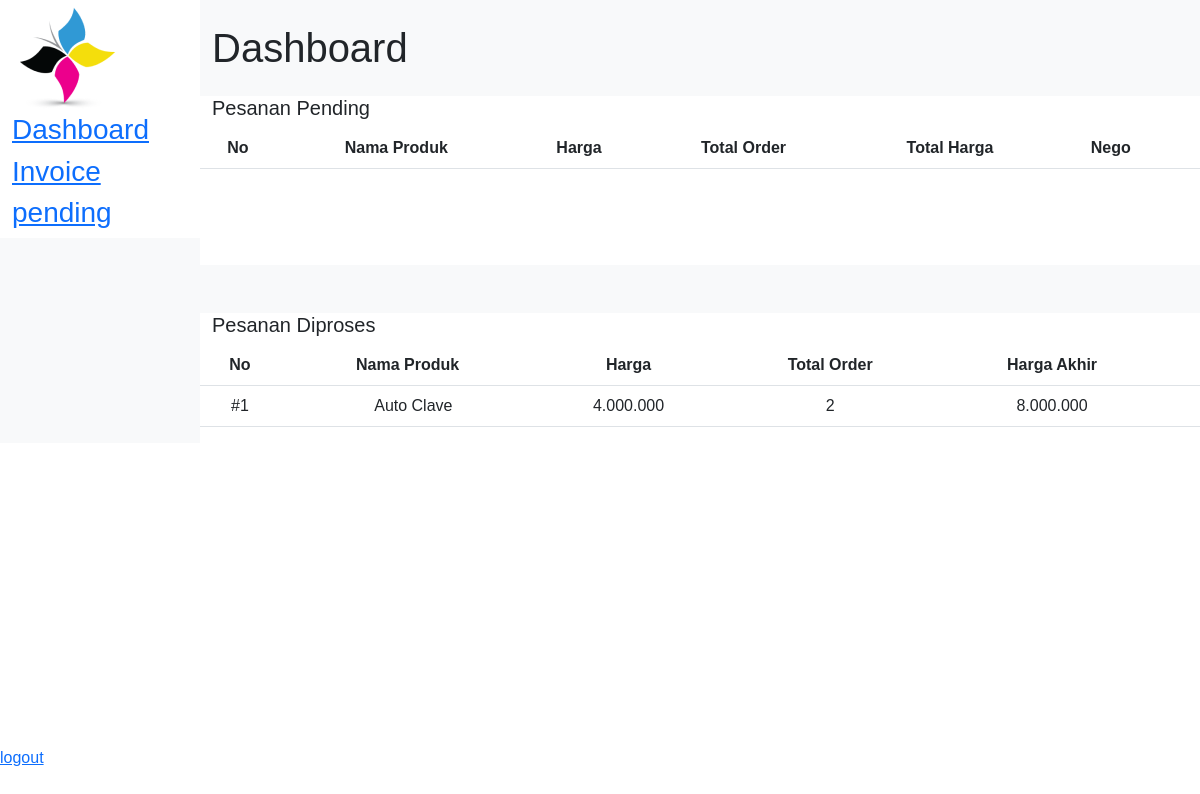
Page /index_admin.php (signed in) on the earlier database version.
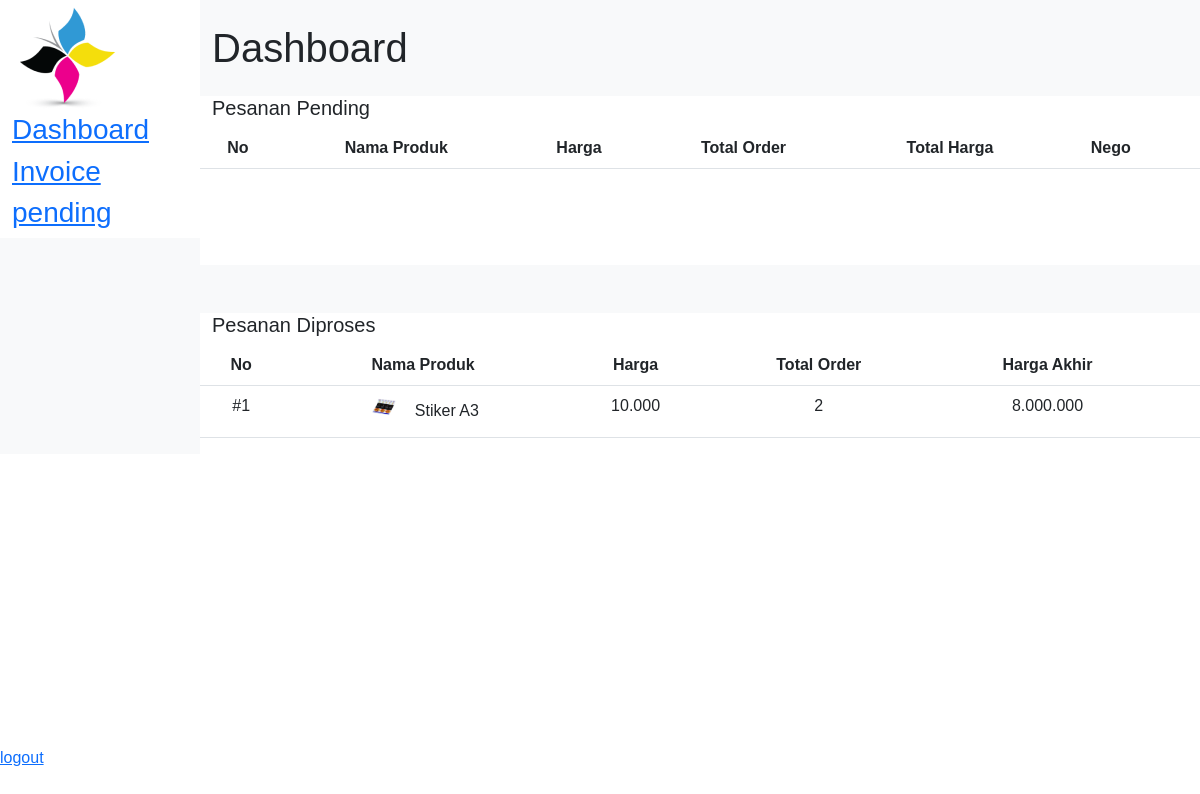
Same page on the later database version.
### tables this page shows
CREATE TABLE `pesanan` (
  `keranjangid` int(11) NOT NULL,
  `username` varchar(20) NOT NULL,
  `total_harga` int(10) NOT NULL,
  `productid` int(11) NOT NULL,
  `quantity` int(3) NOT NULL,
  `nego` int(10) NOT NULL,
  `file` text NOT NULL,
  `desainerid` int(11) NOT NULL,
  `status` varchar(10) NOT NULL
);

CREATE TABLE `product` (
  `productid` int(11) NOT NULL,
  `name` varchar(200) NOT NULL,
  `price` int(10) NOT NULL,
  `foto` text NOT NULL
);

### index_admin.php (the view, shortened to what this page needs)
<?php
include('koneksi.php');
$sqll = "SELECT a.keranjangid, a.total_harga, a.productid, a.quantity, a.file, a.nego, c.name, c.foto, c.price, a.status
                            FROM pesanan a INNER JOIN product c
                            ON a.productid=c.productid where a.status!=1 AND a.status!=10;";
?>
<!doctype html>
<html lang="en">
<head>
    <link href="https://cdn.jsdelivr.net/npm/bootstrap@5.2.2/dist/css/bootstrap.min.css" rel="stylesheet">
    <link href="https://getbootstrap.com/docs/5.2/assets/css/docs.css" rel="stylesheet">
    <link rel="stylesheet" href="style/style.css">
</head>
<body>
    <div class="container-fluid  bg-light">
        <div class="row align-items-start">
            <div class="col-md-2 sidebar bg-white">
                <div>
                    <img src="asset/logo cetak.png" alt="">
                    <a href="">
                        <h3>Dashboard</h3>
                    </a>
                    <a href="index_admin_invoice.php">
                        <h3>Invoice</h3>
                    </a>
                    <a href="">
                        <h3>pending</h3>
                    </a>
                </div>
                <div class="fixed-bottom text-center text-md-start justify-content-between" style="padding-bottom: 30px;">
                    <div class="mb-3 mb-md-0" style="color:grey;">
                        <a href="">logout<i class="bi bi-box-arrow-right"></i></a>
                    </div>
                </div>
            </div>
            <div class="col-md-10 content">
                <h1 class="mb-4 mt-4">Dashboard</h1>
                <div class="row bg-white pb-5">
                    <h5>Pesanan Pending</h5>
                    <table class="table mb-5">
                        <thead class="text-center">
                            <tr>
                                <th scope="col">No</th>
                                <th scope="col">Nama Produk</th>
                                <th scope="col">Harga</th>
                                <th scope="col">Total Order</th>
                                <th scope="col">Total Harga</th>
                                <th scope="col">Nego</th>
                                <th scope="col"> </th>
                            </tr>
                        </thead>
                    </table>
                </div>
                <div class="row bg-white mt-5">
                    <h5>Pesanan Diproses</h5>
                    <table class="table">
                        <thead class="text-center">
                            <tr>
                                <th scope="col">No</th>
                                <th scope="col">Nama Produk</th>
                                <th scope="col">Harga</th>
                                <th scope="col">Total Order</th>
                                <th scope="col">Harga Akhir</th>
                                <th scope="col"> </th>
                            </tr>
                        </thead>
                        <tbody class="text-center">
                            <?php
                            $query    = mysqli_query($connect, $sqll);
                            while ($data = mysqli_fetch_array($query)) {
                            ?>
                                <tr>
                                    <td>#<?= $data['keranjangid'] ?></td>
                                    <td><img src="img/<?= $data['foto'] ?>" alt="" width="35px" class="me-2"> <?= $data['name'] ?></td>
                                    <td><?= number_format($data['price'], 0, "", ".") ?></td>
                                    <td><?= $data['quantity'] ?></td>
                                    <td><?= number_format($data['total_harga'] - $data['nego'], 0, "", ".") ?></td>
                                    <td>
                                    </td>
                                </tr>
                            <?php
                            } ?>
                        </tbody>
                    </table>
                </div>
            </div>
        </div>
    </div>
</body>
</html>

Differences in the rows shown:
changed through a linked row, pesanan id 1: productid.foto: picture added; productid.name "Auto Clave" → "Stiker A3"; productid.price "4.000.000" → "10.000"
